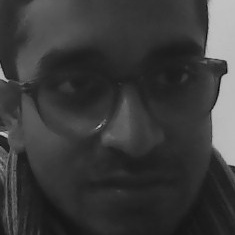
#> input picture facial_recognisition_model/dataset/Aakarsh Singh/1.jpg, 235 x 235 px, found by its file name; its folder holds only this picture in this run
$ python face_train.py
#> lines starting #> are read from the running program, lines starting #| are printed output that depends on the picture
import cv2
import numpy as np
import os
from PIL import Image
from concurrent.futures import ProcessPoolExecutor
import multiprocessing

dataset_path = "Project/automated-attendance-system/facial_recognisition_model/dataset"


def process_image(data):
    image_path, label = data

    face_detector = cv2.CascadeClassifier(
        cv2.data.haarcascades + "haarcascade_frontalface_default.xml"
    )

    img = Image.open(image_path).convert('L')
#> img is the input picture: PIL image 235x235 L; min 3, max 201, mean 58.4
    img_np = np.array(img, 'uint8')
    img_np = cv2.equalizeHist(img_np)
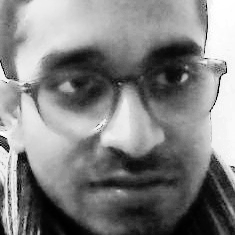
#> img_np: shape (235, 235); min 0, max 255, mean 129.8
    face = cv2.resize(img_np, (100, 100))
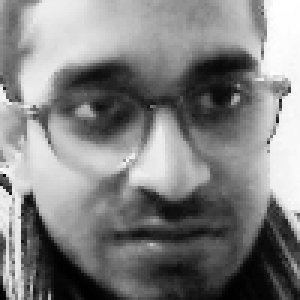
#> face: shape (100, 100) (shown 3 times larger); min 0, max 255, mean 129.7

    return [(face, label)]


def main():
    recognizer = cv2.face.LBPHFaceRecognizer_create()

    image_data = []
    label_map = {}
    label_id = 0

    for folder in os.listdir(dataset_path):
        folder_path = os.path.join(dataset_path, folder)
        if not os.path.isdir(folder_path):
            continue

        label_map[label_id] = folder

        for image_name in os.listdir(folder_path):
            image_path = os.path.join(folder_path, image_name)
            image_data.append((image_path, label_id))

        label_id += 1

    print("Using", multiprocessing.cpu_count(), "CPU cores")

    faces = []
    face_labels = []

    with ProcessPoolExecutor(max_workers=multiprocessing.cpu_count()) as executor:
        results = executor.map(process_image, image_data)
#> in process_image (call 2), `image_path, label = data`: label = 1
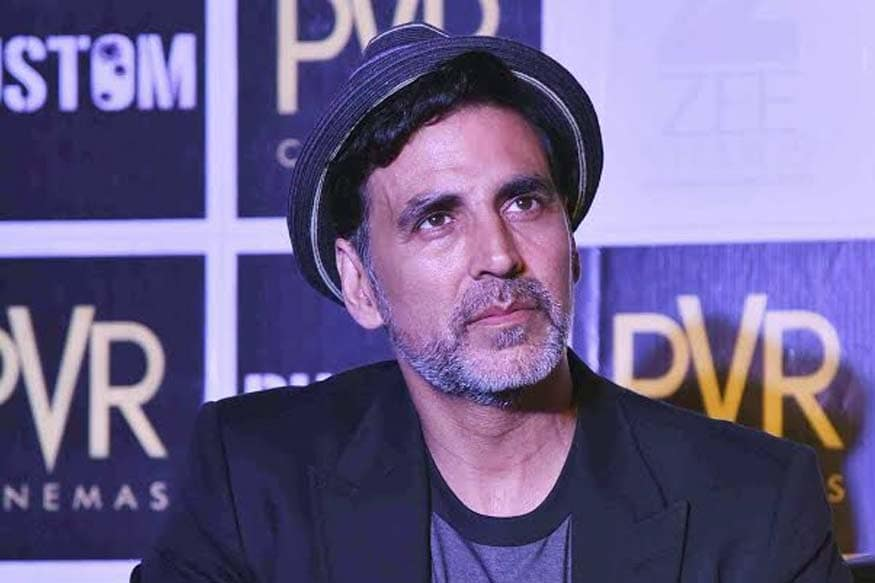
#> input picture facial_recognisition_model/dataset/Akshay Kumar/Akshay Kumar_10.jpg, 875 x 583 px, found by its file name
#> in process_image (call 2), `img = Image.open(image_path).convert('L')`:
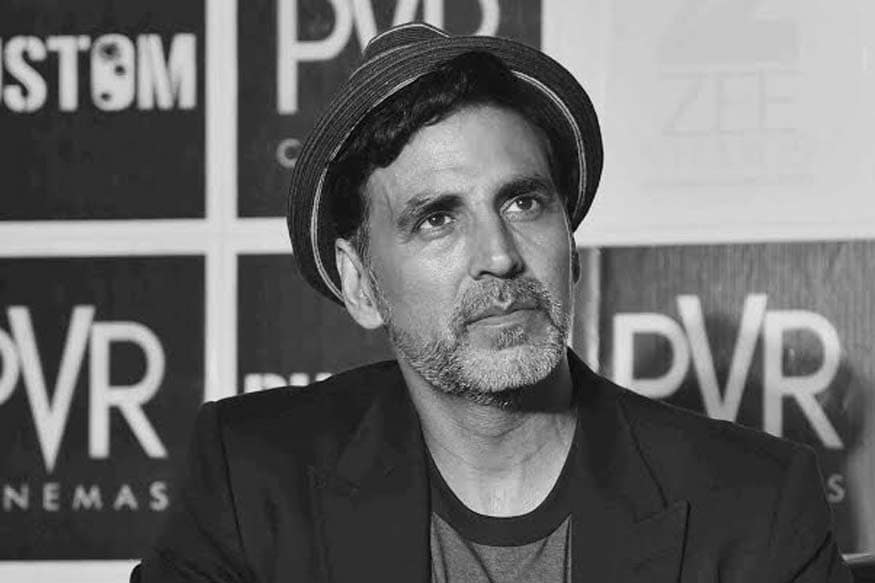
#> img: PIL image 875x583 L; min 1, max 241, mean 106.4
#> in process_image (call 2), `img_np = cv2.equalizeHist(img_np)`:
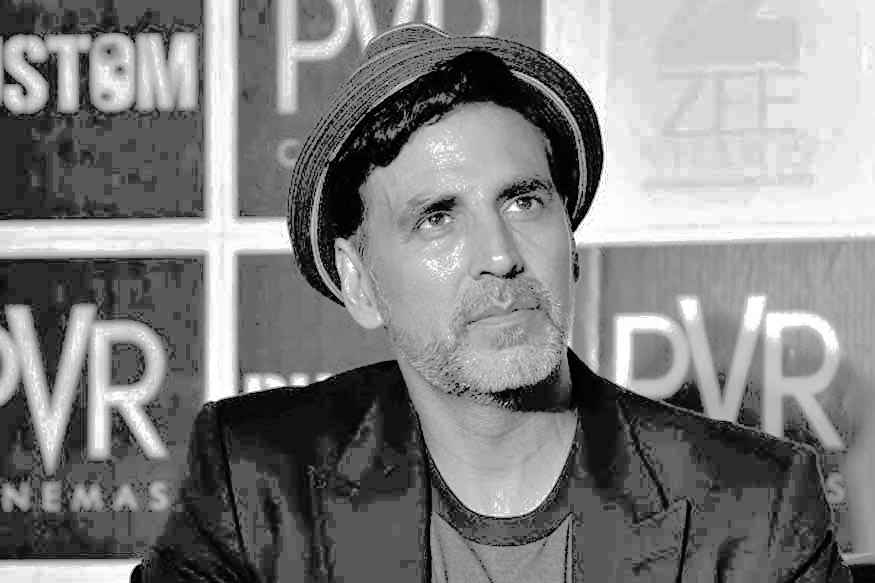
#> img_np: shape (583, 875); min 0, max 255, mean 129.6
#> in process_image (call 2), `face = cv2.resize(img_np, (100, 100))`:
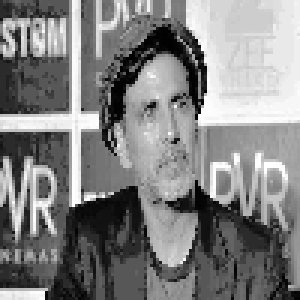
#> face: shape (100, 100) (shown 3 times larger); min 0, max 255, mean 129.6

    for result in results:
        for face, label in result:
            faces.append(face)
            face_labels.append(label)
#> this loop made 2 passes
#> after the loop, face_labels = [0, 1]; faces = 2 items

    print("Training model...")
    recognizer.train(faces, np.array(face_labels))

    recognizer.save(
        "Project/automated-attendance-system/facial_recognisition_model/trainer/trainer.yml"
    )

    with open(
        "Project/automated-attendance-system/facial_recognisition_model/trainer/labels.txt",
        "w"
    ) as f:
        for k, v in label_map.items():
            f.write(f"{k}:{v}\n")

    print("Training completed successfully!")


if __name__ == "__main__":
    main()
